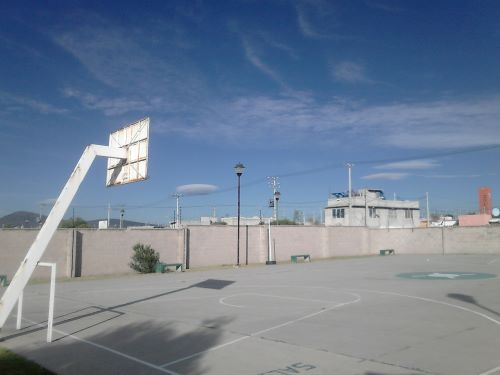
#> input picture Proyecto/Imagenes/DSC_04022.jpg, 500 x 375 px, found by its file name
$ python ocv5.py
#> lines starting #> are read from the running program, lines starting #| are printed output that depends on the picture
import cv2
import numpy as np
import matplotlib.pyplot as plt

imBGR = cv2.imread('/Users/MI PC/Documents/Tratamiento de imagenes/Proyecto/Imagenes/DSC_04022.jpg')
#> imBGR is the input picture: shape (375, 500, 3); mean B, G, R 149.1, 128.1, 112.3
print(imBGR.shape)
#| (375, 500, 3)

color = ('b','g','r')

plt.figure(1)
plt.subplot(121)
plt.title("Histograma")
for i, col in enumerate(color):
    histr = cv2.calcHist([imBGR], [i], None, [256], [0,256])
    plt.plot(histr, color = col)
    plt.xlim([0,256])

plt.subplot(122)
plt.title("Imagen")
plt.imshow( cv2.cvtColor(imBGR, cv2.COLOR_BGR2RGB) )
plt.show()
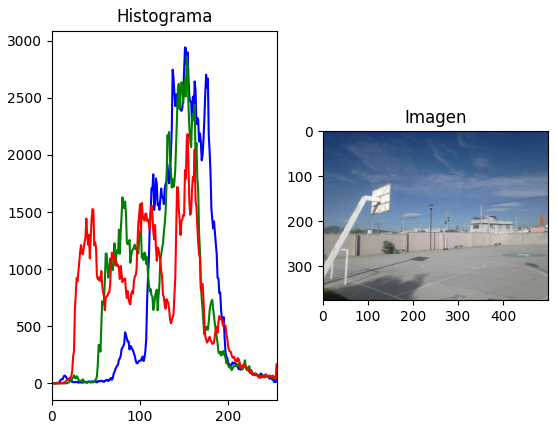
#> figure drawn by matplotlib, 2 panels; panel 1: curve peaks at x = 151, y = 2942; panel 1: curve peaks at x = 153, y = 2865; panel 1: curve peaks at x = 154, y = 2183

pR = imBGR[:,:,2]
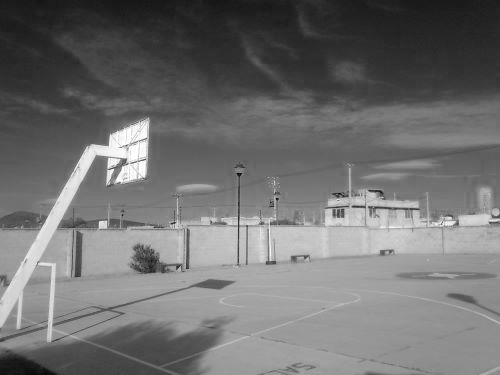
#> pR: shape (375, 500); min 0, max 255, mean 112.3
pG = imBGR[:,:,1]
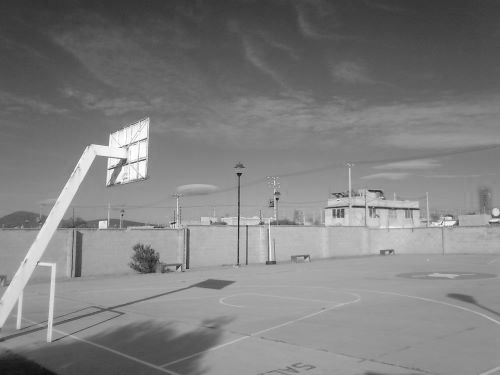
#> pG: shape (375, 500); min 11, max 255, mean 128.1
pB = imBGR[:,:,0]
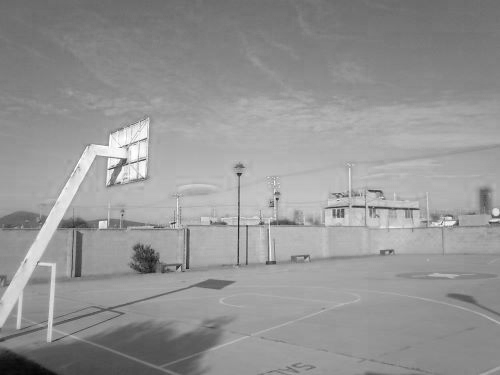
#> pB: shape (375, 500); min 4, max 255, mean 149.1
cv2.imshow("Plano RGB", np.hstack([pR,pG,pB]))
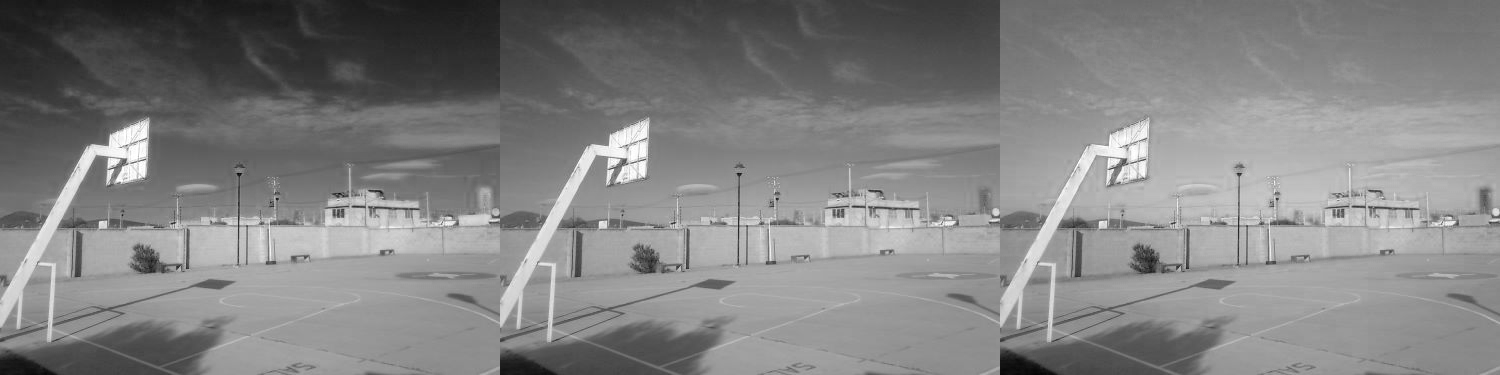
#> window 'Plano RGB': shape (375, 1500); min 0, max 255, mean 129.8
cv2.waitKey()
cv2.destroyAllWindows()
